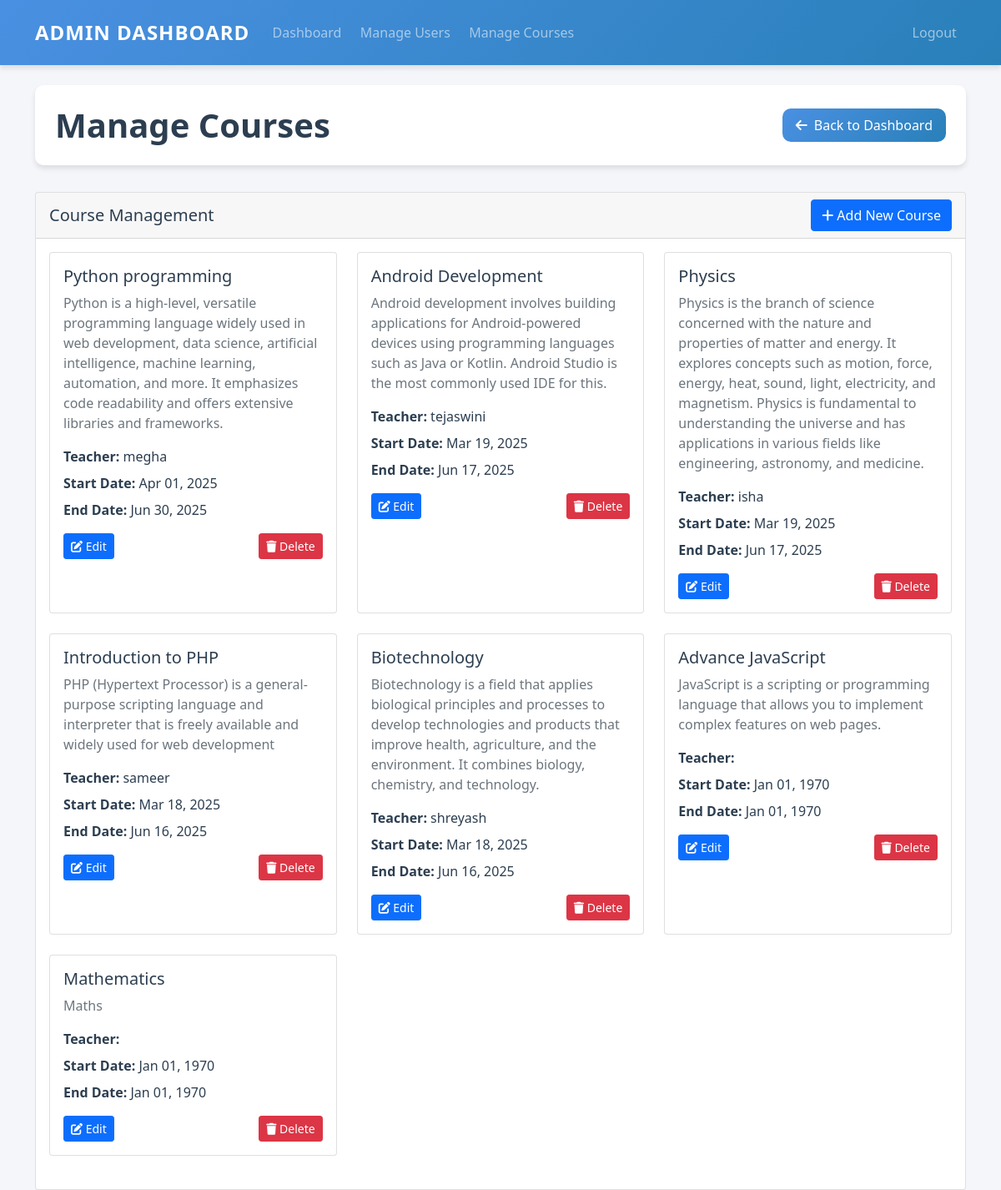
The page /manage_courses.php (signed in) on the database its author committed.
### tables this page shows
CREATE TABLE "courses" (
                id INTEGER PRIMARY KEY AUTOINCREMENT,
                title TEXT NOT NULL,
                description TEXT,
                teacher_id INTEGER,
                created_at DATETIME DEFAULT CURRENT_TIMESTAMP,
                start_date DATE,
                end_date DATE,
                validity_days INTEGER DEFAULT 90,
                eligibility_criteria TEXT,
                min_students INTEGER DEFAULT 5,
                max_students INTEGER DEFAULT 30,
                status VARCHAR(20) DEFAULT "pending" CHECK (status IN ("pending", "active", "inactive", "expired", "cancelled"))
            );

CREATE TABLE users (
                id INTEGER PRIMARY KEY AUTOINCREMENT,
                username VARCHAR(50) UNIQUE NOT NULL,
                password VARCHAR(255) NOT NULL,
                email VARCHAR(100) UNIQUE NOT NULL,
                role VARCHAR(20) NOT NULL,
                created_at DATETIME DEFAULT CURRENT_TIMESTAMP
            , verified INTEGER DEFAULT 0, fullname TEXT, bio TEXT, avatar TEXT);

### manage_courses.php (the view, shortened to what this page needs)
<?php
$db = new Database();
$conn = $db->getConnection();
$hasDateColumns = false;
$tableInfo = $conn->query("PRAGMA table_info(courses)");
while ($column = $tableInfo->fetchArray(SQLITE3_ASSOC)) {
    if ($column['name'] === 'start_date' || $column['name'] === 'end_date') {
        $hasDateColumns = true;
        break;
    }
}
$query = '
    SELECT c.*, u.username as teacher_name
    FROM courses c
    LEFT JOIN users u ON c.teacher_id = u.id
    ORDER BY ' . ($hasDateColumns ? 'c.start_date DESC' : 'c.id DESC');
$stmt = $conn->prepare($query);
$result = $stmt->execute();
$courses = [];
while ($row = $result->fetchArray(SQLITE3_ASSOC)) {
    $courses[] = $row;
}
require_once 'includes/admin_header.php';
?>
    <div class="card">
        <div class="card-header d-flex justify-content-between align-items-center">
            <h5 class="mb-0">Course Management</h5>
            <button class="btn btn-primary" data-bs-toggle="modal" data-bs-target="#addCourseModal">
                <i class="fas fa-plus"></i> Add New Course
            </button>
        </div>
        <div class="card-body">
            <div class="row">
                <?php foreach ($courses as $course): ?>
                <div class="col-md-6 col-lg-4 mb-4">
                    <div class="card course-card h-100">
                        <div class="card-body">
                            <h5 class="card-title"><?php echo htmlspecialchars($course['title']); ?></h5>
                            <p class="card-text text-muted"><?php echo htmlspecialchars($course['description']); ?></p>
                            <div class="mb-2">
                                <strong>Teacher:</strong> <?php echo htmlspecialchars($course['teacher_name']); ?>
                            </div>
                            <div class="mb-2">
                                <strong>Start Date:</strong> <?php echo date('M d, Y', strtotime($course['start_date'])); ?>
                            </div>
                            <div class="mb-3">
                                <strong>End Date:</strong> <?php echo date('M d, Y', strtotime($course['end_date'])); ?>
                            </div>
                            <div class="d-flex justify-content-between">
                                <button class="btn btn-sm btn-primary edit-course"
                                        data-bs-toggle="modal"
                                        data-bs-target="#editCourseModal"
                                        data-id="<?php echo $course['id']; ?>"
                                        data-title="<?php echo htmlspecialchars($course['title']); ?>"
                                        data-description="<?php echo htmlspecialchars($course['description']); ?>"
                                        data-teacher-id="<?php echo $course['teacher_id']; ?>"
                                        data-start-date="<?php echo $course['start_date']; ?>"
                                        data-end-date="<?php echo $course['end_date']; ?>">
                                    <i class="fas fa-edit"></i> Edit
                                </button>
                                <button class="btn btn-sm btn-danger delete-course"
                                        data-bs-toggle="modal"
                                        data-bs-target="#deleteCourseModal"
                                        data-id="<?php echo $course['id']; ?>"
                                        data-title="<?php echo htmlspecialchars($course['title']); ?>">
                                    <i class="fas fa-trash"></i> Delete
                                </button>
                            </div>
                        </div>
                    </div>
                </div>
                <?php endforeach; ?>
            </div>
        </div>
    </div>
    </div>
</body>
</html>

### includes/admin_header.php (style rules this page uses)
:root { --primary-color: #4a90e2; --secondary-color: #f5f6fa; --danger-color: #e74c3c; --success-color: #2ecc71; --warning-color: #f1c40f; --text-color: #2c3e50; --border-radius: 10px; --transition-speed: 0.3s; --card-shadow: 0 4px 6px rgba(0,0,0,0.1); --hover-shadow: 0 8px 15px rgba(0,0,0,0.1); }
body { background-color: var(--secondary-color); font-family: 'Segoe UI', Tahoma, Geneva, Verdana, sans-serif; color: var(--text-color); min-height: 100vh; }

### rows shown on the page
courses: title "Python programming", description "Python is a high-level, versatile programming language widely used in web development, data science, artificial intelligence, machine learning, automation, and more. It emphasizes code readability and offers extensive libraries and frameworks.", users.username "megha", start_date "Apr 01, 2025", end_date "Jun 30, 2025"
courses: title "Android Development", description "Android development involves building applications for Android-powered devices using programming languages such as Java or Kotlin. Android Studio is the most commonly used IDE for this.", users.username "tejaswini", start_date "Mar 19, 2025", end_date "Jun 17, 2025"
courses: title "Physics", description "Physics is the branch of science concerned with the nature and properties of matter and energy. It explores concepts such as motion, force, energy, heat, sound, light, electricity, and magnetism. Physics is fundamental to understanding the universe and has applications in various fields like engineering, astronomy, and medicine.", users.username "isha", start_date "Mar 19, 2025", end_date "Jun 17, 2025"
courses: title "Introduction to PHP", description "PHP (Hypertext Processor) is a general-purpose scripting language and interpreter that is freely available and widely used for web development", users.username "sameer", start_date "Mar 18, 2025", end_date "Jun 16, 2025"
courses: title "Biotechnology", description "Biotechnology is a field that applies biological principles and processes to develop technologies and products that improve health, agriculture, and the environment. It combines biology, chemistry, and technology.", users.username "shreyash", start_date "Mar 18, 2025", end_date "Jun 16, 2025"
courses: title "Advance JavaScript", description "JavaScript is a scripting or programming language that allows you to implement complex features on web pages.", start_date "Jan 01, 1970", end_date "Jan 01, 1970"
courses: title "Mathematics", description "Maths", start_date "Jan 01, 1970", end_date "Jan 01, 1970"

### other values the page prints
$page_title "Manage Courses"
